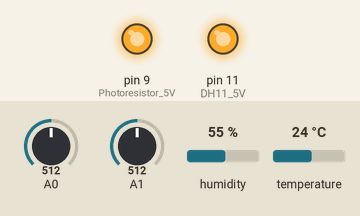
Recording of a sketch running on a simulated Arduino Uno, built with avr-gcc and run on an emulated ATmega328P. Parts: output pins drawn as LEDs (lit = HIGH). Inputs (shaded band) come from the test bench; at power-on: A0 = 512, A1 = 512, humidity 55 %, temperature 24 °C. What the sketch prints to the serial monitor is not drawn.

Above: at 0.1 s.
Timing chart, 0 to 1.6 s (numbered marks = the images above):
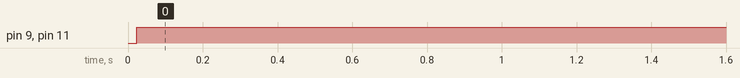

The sketch:

weather_sensors.ino
```cpp
#include <DHT.h>
#include <DHT_U.h>
#include <ArduinoJson.h>

#define DHTPIN 12
#define DHTTYPE DHT11

DHT dht(DHTPIN, DHTTYPE);

void setup() {
  Serial.begin(9600);
  pinMode(9, OUTPUT); //Photoresistor 5V
  pinMode(11, OUTPUT);//DH11 5V
  dht.begin();
}

void loop() {
  int phresistorvalue = analogRead(A0);
  int moistvalue = analogRead(A1);
  int t = dht.readTemperature();
  int h = dht.readHumidity();
  digitalWrite(9, HIGH);
  digitalWrite(11, HIGH);

  delay(5000);

  StaticJsonDocument<200> phresist;
  phresist["sensor"] = "Photoresistor";
  phresist["value"] = phresistorvalue;

  serializeJsonPretty(phresist, Serial);

  delay(5000);

  StaticJsonDocument<200> moist;
  moist["sensor"] = "Moisturesensor";
  moist["value"] = moistvalue;

  serializeJsonPretty(moist, Serial);

  delay(5000);

  StaticJsonDocument<200> temphum;
  temphum["sensor"] = "TempHumsensor";
  temphum["temperature"] = t;
  temphum["humidity"] = h;

  serializeJsonPretty(temphum, Serial);

}
```

Measured:
- by itself, pin 9 (Photoresistor_5V), pin 11 (DH11_5V): LOW → HIGH at 0.02 s
